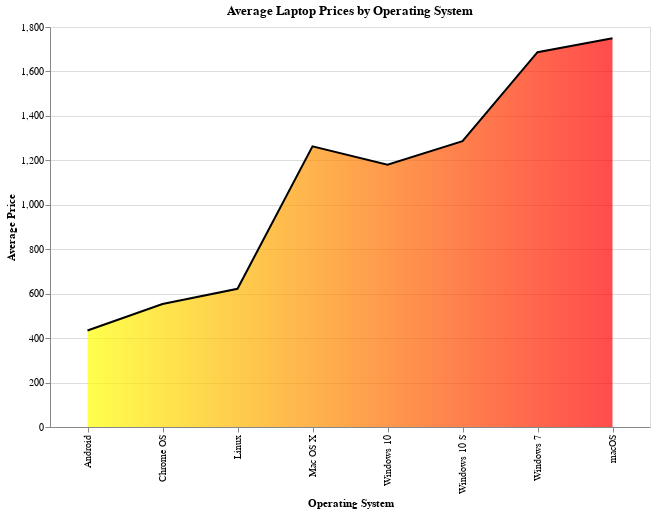

Write notebook code for a chart like this one.
### Markdown cell above
Average Laptop Prices by Operating System

### Code cell
# Remove rows with null values in the OS column and entries with "No OS"
laptop_sales_data = akv16[(akv16['OS'] != "No OS")]

# Calculate average price by OS
average_price_os = laptop_sales_data.groupby('OS')['Price'].mean().reset_index()

# Create a bar chart to visualize average prices by OS
bar_chart_os_price = alt.Chart(average_price_os).mark_area(line={'color':'black'},color=alt.Gradient(gradient='linear',
        stops=[alt.GradientStop(color='yellow', offset=0),
               alt.GradientStop(color='red', offset=1)])).encode(
    x=alt.X('OS:N', title='Operating System'),
    y=alt.Y('Price:Q', title='Average Price'),
    tooltip=['OS', 'Price']
).properties(
    title='Average Laptop Prices by Operating System',
    width=600,
    height=400,
)
alt.themes.enable('quartz')

bar_chart_os_price.save('7.html')
bar_chart_os_price

### Figure 1 — Vega-Lite specification as saved in the notebook (floating-point values rounded to 4 significant figures)
{"usermeta": {"embedOptions": {"theme": "quartz"}}, "config": {"view": {"continuousWidth": 300, "continuousHeight": 300}}, "data": {"name": "data-b43af11b80b9ebd708e0f0ebfd0369dc"}, "mark": {"type": "area", "color": {"gradient": "linear", "stops": [{"color": "yellow", "offset": 0}, {"color": "red", "offset": 1}]}, "line": {"color": "black"}}, "encoding": {"tooltip": [{"field": "OS", "type": "nominal"}, {"field": "Price", "type": "quantitative"}], "x": {"field": "OS", "title": "Operating System", "type": "nominal"}, "y": {"field": "Price", "title": "Average Price", "type": "quantitative"}}, "height": 400, "title": "Average Laptop Prices by Operating System", "width": 600, "$schema": "https://vega.github.io/schema/vega-lite/v5.20.1.json", "datasets": {"data-b43af11b80b9ebd708e0f0ebfd0369dc": [{"OS": "Android", "Price": 434.0}, {"OS": "Chrome OS", "Price": 553.6}, {"OS": "Linux", "Price": 621.9}, {"OS": "Mac OS X", "Price": 1263.0}, {"OS": "Windows 10", "Price": 1181.0}, {"OS": "Windows 10 S", "Price": 1286.0}, {"OS": "Windows 7", "Price": 1687.0}, {"OS": "macOS", "Price": 1750.0}]}}
